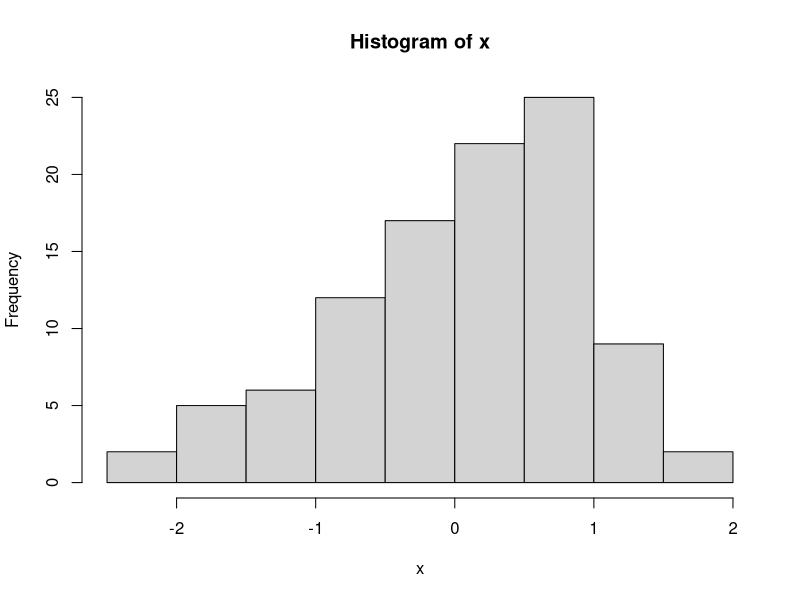
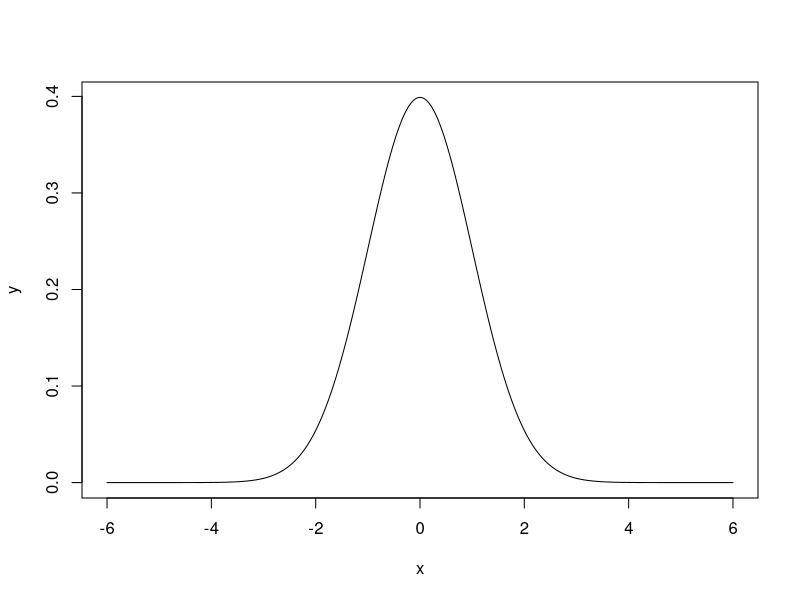

These charts were generated, in order, by the following R code:
# Distribuição Normal

getwd()

# A distribuição Normal é a mais importante distribuição contínua
# Para termos uma distribuição normal usamos a função rnorm

?rnorm

# x <- rnorm(n, mean, sd)
# Onde n é o tamanho da amostra e mean e sd são parâmetros opcionais relacionados a desvio padrão, 
# respectivamente

x <- rnorm(100)
hist(x)

# Densidade 
# # Observe que o gráfico gerado não apresenta assimetria
# Quando o gráfico da distribuição possui tal forma, há grande chances de se tratar
# de uma distribuição normal.
x <- seq(-6 ,6, by=0.01)
y <- dnorm(x)
plot(x, y, type='l')